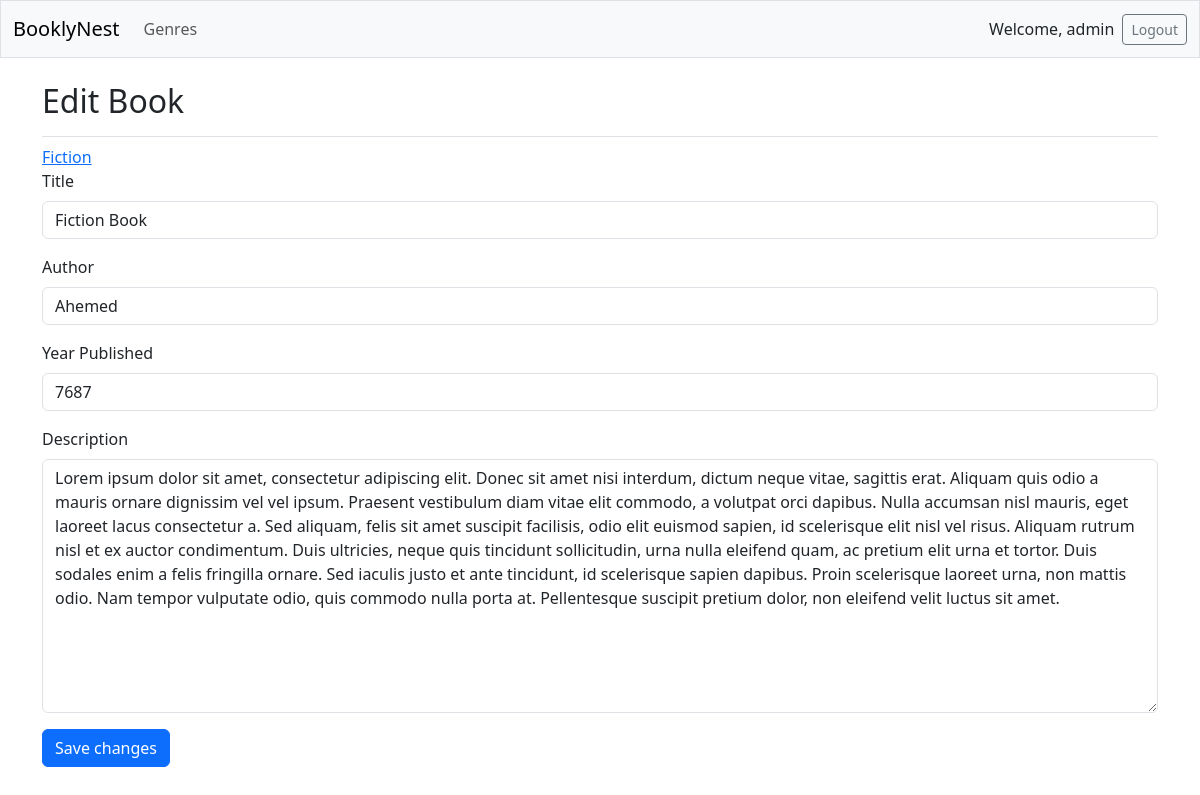
Page /edit_book/8 (signed in) on the committed database.
### bookly_nest/models.py (models this page shows, shortened)
class Genre(models.Model):
    name = models.CharField(max_length=100)
    date_added = models.DateTimeField(auto_now_add=True)
    owner = models.ForeignKey(User, on_delete=models.CASCADE)
    def __str__(self):
        return self.name

class Book(models.Model):
    genre = models.ForeignKey(Genre, on_delete=models.CASCADE, null=True)
    title = models.CharField(max_length=200)
    author = models.CharField(max_length=200)
    published_year = models.IntegerField()
    description = models.TextField()
    date_added = models.DateTimeField(auto_now_add=True)
    class Meta:
        verbose_name = "Book"
        verbose_name_plural = "Books"

### bookly_nest/views.py (the view)
# urls.py: path("edit_book/<int:book_id>", views.edit_book, name="edit_book"),
@login_required
def edit_book(request, book_id):
    book = Book.objects.get(id=book_id)
    genre = book.genre
    if genre.owner != request.user:
        raise Http404
    if request.method != "POST":
        form = BookForm(instance=book)
    else:
        form = BookForm(instance=book, data=request.POST)
        if form.is_valid():
            form.save()
            return redirect("bookly_nest:genre", genre_id=genre.id)
    context = {"book": book, "genre": genre, "form": form}
    return render(request, "bookly_nest/edit_book.html", context)

### bookly_nest/forms.py
class BookForm(forms.ModelForm):
    class Meta:
        model = Book
        fields = ["title", "author", "published_year", "description"]
        labels = {
            "title": "Title",
            "author": "Author",
            "published_year": "Year Published",
            "description": "Description",
        }
        widgets = {"description": forms.Textarea(attrs={"cols": 80})}

### bookly_nest/templates/bookly_nest/edit_book.html (shortened to what this page needs)
{% extends "bookly_nest/base.html" %}
{% load django_bootstrap5 %}
{% block page_header %}
    <h2>Edit Book</h2>
{% endblock page_header %}
{% block content %}
    <a href="{% url "bookly_nest:genre" genre.id %}">{{ genre }}</a>
    <form {% url "bookly_nest:edit_book" book.id %} method="post">
        {% bootstrap_form form %}
        {% bootstrap_button button_type="submit" content="Save changes" %}
    </form>
{% endblock content %}

### bookly_nest/templates/bookly_nest/base.html (shortened to what this page needs)
<!DOCTYPE html>
<html lang="en">
    <head>
        {% load django_bootstrap5 %}
        {% bootstrap_css %}
    </head>
    <body>
        <nav class="navbar navbar-expand-md navbar-light bg-light mb-4 border">
            <div class="container-fluid">
                <a class="navbar-brand" href="{% url "bookly_nest:index" %}">BooklyNest</a>
                <div class="collapse navbar-collapse" id="navbarCollapse">
                    <ul class="navbar-nav me-auto mb-2 mb-md-0">
                        <li class="nav-item">
                            <a class="nav-link"  href="{% url "bookly_nest:genres" %}">Genres</a>
                        </li>
                    </ul>
                    <ul class="navbar-nav ms-auto mb-2 mb-md-0">
                        {% if user.is_authenticated %}
                            <li class="nav-item">
                                <span class="nav-text me-2">Welcome, {{ user.username }}</span>
                            </li>
                        {% endif %}
                    </ul>
                    {% if user.is_authenticated %}
                        <form action="{% url 'accounts:logout' %}" method='post'>
                            <button type="submit" class="btn btn-outline-secondary btn-sm">Logout</button>
                        </form>
                    {% endif %}
                </div>
            </div>
        </nav>
        <main class="container">
            <div class="pb-2 mb-2 border-bottom">
                {% block page_header %}
                {% endblock page_header %}
            </div>
            <div>
                {% block content %}
                {% endblock content %}
            </div>
        </main>
    </body>
</html>

### rows in the picture
Genre: name "Fiction"
Book: title "Fiction Book", author "Ahemed", published_year "7687", description "Lorem ipsum dolor sit amet, consectetur adipiscing elit. Donec sit amet nisi interdum, dictum neque vitae, sagittis erat. Aliquam quis odio a mauris ornare dignissim vel vel ipsum. Praesent vestibulum diam vitae elit commodo, a volutpat orci dapibus. Nulla accumsan nisl mauris, eget laoreet lacus consectetur a. Sed aliquam, felis sit amet suscipit facilisis, odio elit euismod sapien, id scelerisque elit nisl vel risus. Aliquam rutrum nisl et ex auctor condimentum. Duis ultricies, neque quis tincidunt sollicitudin, urna nulla eleifend quam, ac pretium elit urna et tortor. Duis sodales enim a felis fringilla ornare. Sed iaculis justo et ante tincidunt, id scelerisque sapien dapibus. Proin…"

### other values in the picture
{{ user.username }} "admin"
